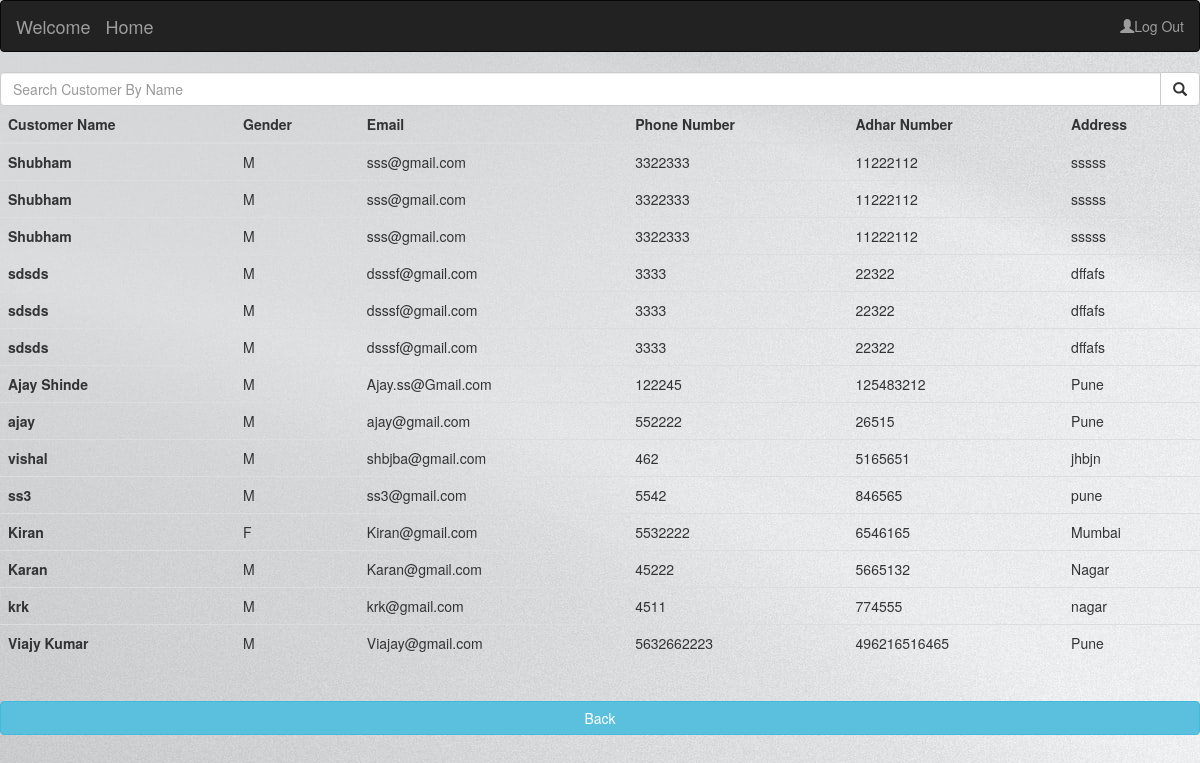
/display_customer, run on the app's committed database.
### booking/models.py (models this page shows, shortened)
class Customer(models.Model):
    GENDER = (('M', 'Male'),
        ('F', 'Female'),)
    name=models.CharField(max_length=30)
    Gender=models.CharField(max_length=1,choices=GENDER,default="Male")
    email=models.EmailField(max_length=50)
    phone_no=models.CharField(max_length=12)
    adhar_no=models.CharField(max_length=20)
    address=models.CharField(max_length=200)

### display/views.py (the view)
# urls.py: path('display_customer',v2.Display_Customer,name='display_customer'),
def Display_Customer(request):
    if request.method == 'POST':
        n=request.POST["search"]
        data=Customer.objects.filter(name__contains=n)
        cus = {"cus": data}
        return render(request,'display/display_customer.html',cus)
    data = Customer.objects.all()
    cus = {"cus": data}
    return render(request,'display/display_customer.html',cus)

### display/templates/display/display_customer.html (shortened to what this page needs)
{% extends "booking/base.html" %}
{% block content %}
<form method="POST">
  <div class="input-group">
    <input type="text" class="form-control" placeholder="Search Customer By Name" name="search">
    <div class="input-group-btn">
      <button class="btn btn-default" type="submit"><i class="glyphicon glyphicon-search"></i></button>
    </div>
  </div>
</form>
<table class="table">
    <thead>
      <tr>
        <th scope="col">Customer Name</th>
        <th scope="col">Gender</th>
        <th scope="col">Email</th>
        <th scope="col">Phone Number</th>
        <th scope="col">Adhar Number</th>
        <th scope="col">Address</th>
    </thead>
    <tbody>
        {% for c in cus %}
      <tr class="table-active">
        <th scope="row">{{c.name}}</th>
        <td>{{c.Gender}}</td>
        <td>{{c.email}}</td>
        <td>{{c.phone_no}}</td>
        <td>{{c.adhar_no}}</td>
        <td>{{c.address}}</td>
      </tr>
      {% endfor %}
    </tbody>
  </table>
  <br>
  <a href="home" class="btn btn-info btn-block my-4" role="button" >Back</a>
  {% endblock %}

### data on the page
Customer: name "Shubham", Gender "M", email "sss@gmail.com", phone_no "3322333", adhar_no "11222112", address "sssss"
Customer: name "Shubham", Gender "M", email "sss@gmail.com", phone_no "3322333", adhar_no "11222112", address "sssss"
Customer: name "Shubham", Gender "M", email "sss@gmail.com", phone_no "3322333", adhar_no "11222112", address "sssss"
Customer: name "sdsds", Gender "M", email "dsssf@gmail.com", phone_no "3333", adhar_no "22322", address "dffafs"
Customer: name "sdsds", Gender "M", email "dsssf@gmail.com", phone_no "3333", adhar_no "22322", address "dffafs"
Customer: name "sdsds", Gender "M", email "dsssf@gmail.com", phone_no "3333", adhar_no "22322", address "dffafs"
Customer: name "Ajay Shinde", Gender "M", email "Ajay.ss@Gmail.com", phone_no "122245", adhar_no "125483212", address "Pune"
Customer: name "ajay", Gender "M", email "ajay@gmail.com", phone_no "552222", adhar_no "26515", address "Pune"
Customer: name "vishal", Gender "M", email "shbjba@gmail.com", phone_no "462", adhar_no "5165651", address "jhbjn"
Customer: name "ss3", Gender "M", email "ss3@gmail.com", phone_no "5542", adhar_no "846565", address "pune"
Customer: name "Kiran", Gender "F", email "Kiran@gmail.com", phone_no "5532222", adhar_no "6546165", address "Mumbai"
Customer: name "Karan", Gender "M", email "Karan@gmail.com", phone_no "45222", adhar_no "5665132", address "Nagar"
Customer: name "krk", Gender "M", email "krk@gmail.com", phone_no "4511", adhar_no "774555", address "nagar"
Customer: name "Viajy Kumar", Gender "M", email "Viajay@gmail.com", phone_no "5632662223", adhar_no "496216516465", address "Pune"
